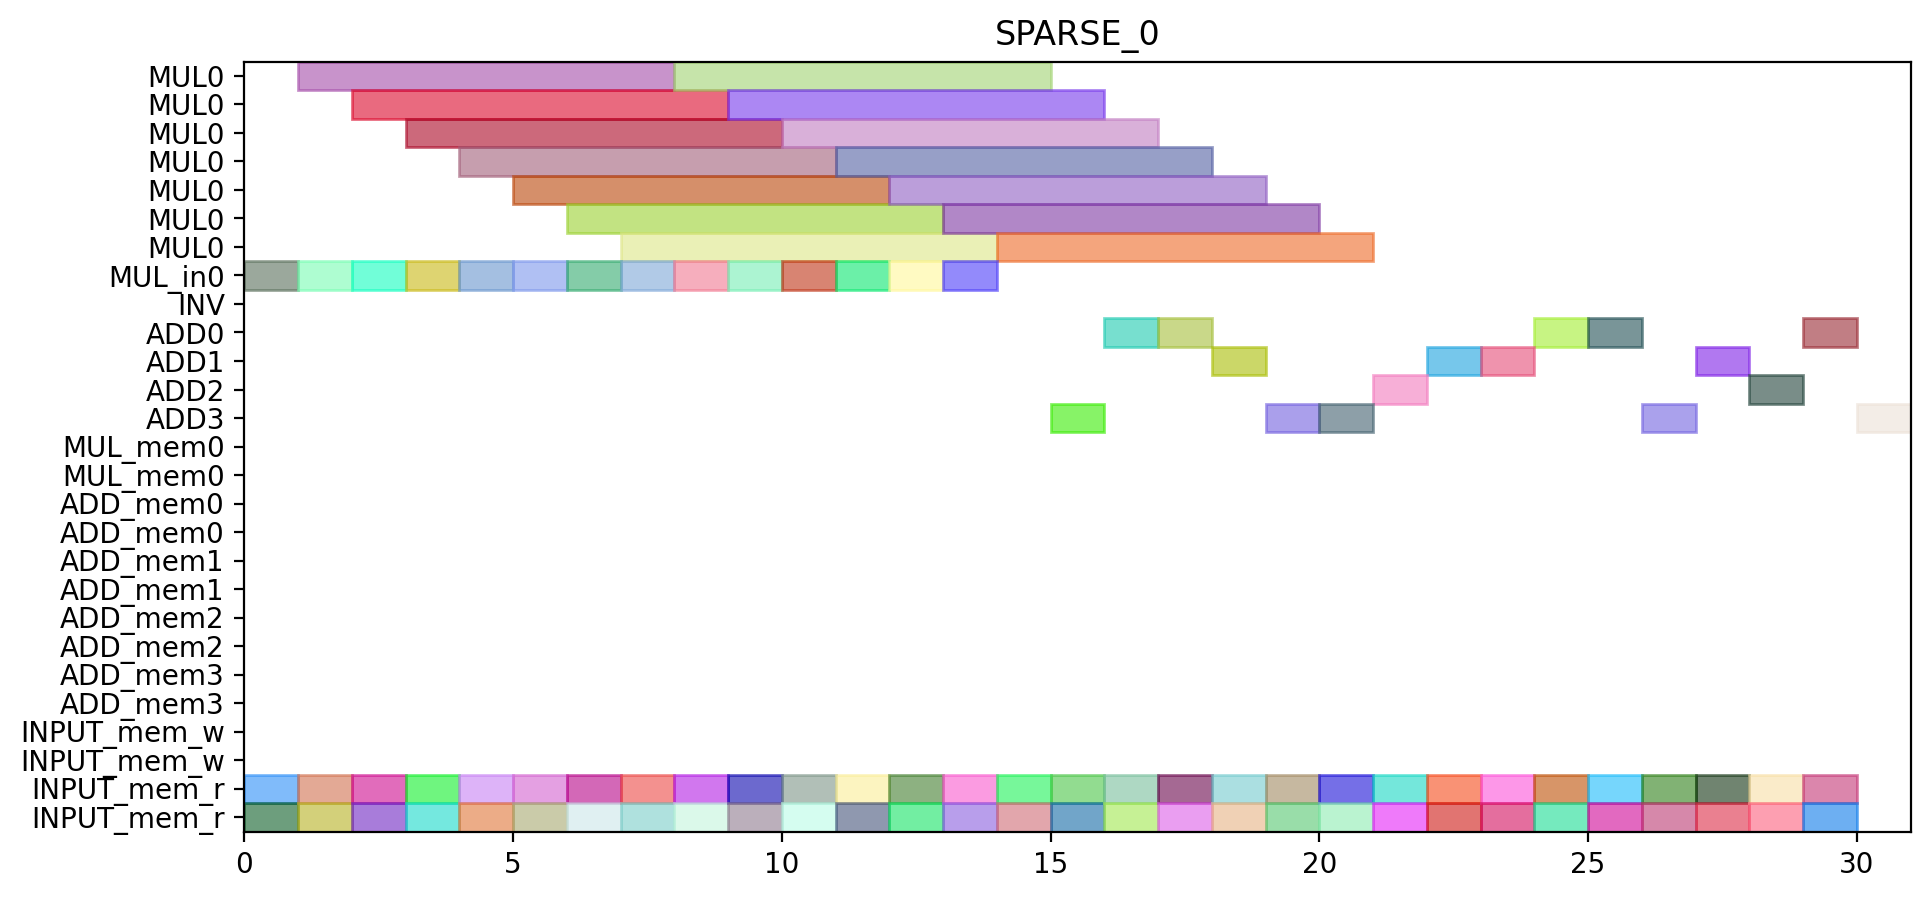

Here is the Python script that generated this plot:
from pyschedule import Scenario, solvers, plotters, alt


def solve():
	horizon = 95
	S = Scenario("SPARSE_0", horizon=horizon)

	# resource
	MUL = S.Resources('MUL', num=1, size=7)
	MUL_in = S.Resources('MUL_in', num=1)
	INV = S.Resource('INV')
	ADD = S.Resources('ADD', num=4, periods=range(1, horizon))
	MUL_mem = S.Resources('MUL_mem', num=1, size=2)
	ADD_mem = S.Resources('ADD_mem', num=4, size=2)
	INPUT_mem_w = S.Resource('INPUT_mem_w', size=2)
	INPUT_mem_r = S.Resource('INPUT_mem_r', size=2)

	# result of previous scheduling

	# new tasks
	t1_t0_in = S.Task('t1_t0_in', length=1, delay_cost=1)
	t1_t0_in += alt(MUL_in)
	t1_t0 = S.Task('t1_t0', length=7, delay_cost=1)
	t1_t0 += alt(MUL)
	S += t1_t0>=t1_t0_in

	t1_t0_mem0 = S.Task('t1_t0_mem0', length=1, delay_cost=1)
	t1_t0_mem0 += INPUT_mem_r
	S += t1_t0_mem0 <= t1_t0

	t1_t0_mem1 = S.Task('t1_t0_mem1', length=1, delay_cost=1)
	t1_t0_mem1 += INPUT_mem_r
	S += t1_t0_mem1 <= t1_t0

	t1_t1_in = S.Task('t1_t1_in', length=1, delay_cost=1)
	t1_t1_in += alt(MUL_in)
	t1_t1 = S.Task('t1_t1', length=7, delay_cost=1)
	t1_t1 += alt(MUL)
	S += t1_t1>=t1_t1_in

	t1_t1_mem0 = S.Task('t1_t1_mem0', length=1, delay_cost=1)
	t1_t1_mem0 += INPUT_mem_r
	S += t1_t1_mem0 <= t1_t1

	t1_t1_mem1 = S.Task('t1_t1_mem1', length=1, delay_cost=1)
	t1_t1_mem1 += INPUT_mem_r
	S += t1_t1_mem1 <= t1_t1

	t1_t2 = S.Task('t1_t2', length=1, delay_cost=1)
	t1_t2 += alt(ADD)

	t1_t2_mem0 = S.Task('t1_t2_mem0', length=1, delay_cost=1)
	t1_t2_mem0 += INPUT_mem_r
	S += t1_t2_mem0 <= t1_t2

	t1_t2_mem1 = S.Task('t1_t2_mem1', length=1, delay_cost=1)
	t1_t2_mem1 += INPUT_mem_r
	S += t1_t2_mem1 <= t1_t2

	t1_t3 = S.Task('t1_t3', length=1, delay_cost=1)
	t1_t3 += alt(ADD)

	t1_t3_mem0 = S.Task('t1_t3_mem0', length=1, delay_cost=1)
	t1_t3_mem0 += INPUT_mem_r
	S += t1_t3_mem0 <= t1_t3

	t1_t3_mem1 = S.Task('t1_t3_mem1', length=1, delay_cost=1)
	t1_t3_mem1 += INPUT_mem_r
	S += t1_t3_mem1 <= t1_t3

	t2_t0_in = S.Task('t2_t0_in', length=1, delay_cost=1)
	t2_t0_in += alt(MUL_in)
	t2_t0 = S.Task('t2_t0', length=7, delay_cost=1)
	t2_t0 += alt(MUL)
	S += t2_t0>=t2_t0_in

	t2_t0_mem0 = S.Task('t2_t0_mem0', length=1, delay_cost=1)
	t2_t0_mem0 += INPUT_mem_r
	S += t2_t0_mem0 <= t2_t0

	t2_t0_mem1 = S.Task('t2_t0_mem1', length=1, delay_cost=1)
	t2_t0_mem1 += INPUT_mem_r
	S += t2_t0_mem1 <= t2_t0

	t2_t1_in = S.Task('t2_t1_in', length=1, delay_cost=1)
	t2_t1_in += alt(MUL_in)
	t2_t1 = S.Task('t2_t1', length=7, delay_cost=1)
	t2_t1 += alt(MUL)
	S += t2_t1>=t2_t1_in

	t2_t1_mem0 = S.Task('t2_t1_mem0', length=1, delay_cost=1)
	t2_t1_mem0 += INPUT_mem_r
	S += t2_t1_mem0 <= t2_t1

	t2_t1_mem1 = S.Task('t2_t1_mem1', length=1, delay_cost=1)
	t2_t1_mem1 += INPUT_mem_r
	S += t2_t1_mem1 <= t2_t1

	t2_t2 = S.Task('t2_t2', length=1, delay_cost=1)
	t2_t2 += alt(ADD)

	t2_t2_mem0 = S.Task('t2_t2_mem0', length=1, delay_cost=1)
	t2_t2_mem0 += INPUT_mem_r
	S += t2_t2_mem0 <= t2_t2

	t2_t2_mem1 = S.Task('t2_t2_mem1', length=1, delay_cost=1)
	t2_t2_mem1 += INPUT_mem_r
	S += t2_t2_mem1 <= t2_t2

	t2_t3 = S.Task('t2_t3', length=1, delay_cost=1)
	t2_t3 += alt(ADD)

	t2_t3_mem0 = S.Task('t2_t3_mem0', length=1, delay_cost=1)
	t2_t3_mem0 += INPUT_mem_r
	S += t2_t3_mem0 <= t2_t3

	t2_t3_mem1 = S.Task('t2_t3_mem1', length=1, delay_cost=1)
	t2_t3_mem1 += INPUT_mem_r
	S += t2_t3_mem1 <= t2_t3

	t0_t0_in = S.Task('t0_t0_in', length=1, delay_cost=1)
	t0_t0_in += alt(MUL_in)
	t0_t0 = S.Task('t0_t0', length=7, delay_cost=1)
	t0_t0 += alt(MUL)
	S += t0_t0>=t0_t0_in

	t0_t0_mem0 = S.Task('t0_t0_mem0', length=1, delay_cost=1)
	t0_t0_mem0 += INPUT_mem_r
	S += t0_t0_mem0 <= t0_t0

	t0_t0_mem1 = S.Task('t0_t0_mem1', length=1, delay_cost=1)
	t0_t0_mem1 += INPUT_mem_r
	S += t0_t0_mem1 <= t0_t0

	t0_t1_in = S.Task('t0_t1_in', length=1, delay_cost=1)
	t0_t1_in += alt(MUL_in)
	t0_t1 = S.Task('t0_t1', length=7, delay_cost=1)
	t0_t1 += alt(MUL)
	S += t0_t1>=t0_t1_in

	t0_t1_mem0 = S.Task('t0_t1_mem0', length=1, delay_cost=1)
	t0_t1_mem0 += INPUT_mem_r
	S += t0_t1_mem0 <= t0_t1

	t0_t1_mem1 = S.Task('t0_t1_mem1', length=1, delay_cost=1)
	t0_t1_mem1 += INPUT_mem_r
	S += t0_t1_mem1 <= t0_t1

	t0_t2 = S.Task('t0_t2', length=1, delay_cost=1)
	t0_t2 += alt(ADD)

	t0_t2_mem0 = S.Task('t0_t2_mem0', length=1, delay_cost=1)
	t0_t2_mem0 += INPUT_mem_r
	S += t0_t2_mem0 <= t0_t2

	t0_t2_mem1 = S.Task('t0_t2_mem1', length=1, delay_cost=1)
	t0_t2_mem1 += INPUT_mem_r
	S += t0_t2_mem1 <= t0_t2

	t0_t3 = S.Task('t0_t3', length=1, delay_cost=1)
	t0_t3 += alt(ADD)

	t0_t3_mem0 = S.Task('t0_t3_mem0', length=1, delay_cost=1)
	t0_t3_mem0 += INPUT_mem_r
	S += t0_t3_mem0 <= t0_t3

	t0_t3_mem1 = S.Task('t0_t3_mem1', length=1, delay_cost=1)
	t0_t3_mem1 += INPUT_mem_r
	S += t0_t3_mem1 <= t0_t3

	t4_t0_t0_in = S.Task('t4_t0_t0_in', length=1, delay_cost=1)
	t4_t0_t0_in += alt(MUL_in)
	t4_t0_t0 = S.Task('t4_t0_t0', length=7, delay_cost=1)
	t4_t0_t0 += alt(MUL)
	S += t4_t0_t0>=t4_t0_t0_in

	t4_t0_t0_mem0 = S.Task('t4_t0_t0_mem0', length=1, delay_cost=1)
	t4_t0_t0_mem0 += INPUT_mem_r
	S += t4_t0_t0_mem0 <= t4_t0_t0

	t4_t0_t0_mem1 = S.Task('t4_t0_t0_mem1', length=1, delay_cost=1)
	t4_t0_t0_mem1 += INPUT_mem_r
	S += t4_t0_t0_mem1 <= t4_t0_t0

	t4_t0_t1_in = S.Task('t4_t0_t1_in', length=1, delay_cost=1)
	t4_t0_t1_in += alt(MUL_in)
	t4_t0_t1 = S.Task('t4_t0_t1', length=7, delay_cost=1)
	t4_t0_t1 += alt(MUL)
	S += t4_t0_t1>=t4_t0_t1_in

	t4_t0_t1_mem0 = S.Task('t4_t0_t1_mem0', length=1, delay_cost=1)
	t4_t0_t1_mem0 += INPUT_mem_r
	S += t4_t0_t1_mem0 <= t4_t0_t1

	t4_t0_t1_mem1 = S.Task('t4_t0_t1_mem1', length=1, delay_cost=1)
	t4_t0_t1_mem1 += INPUT_mem_r
	S += t4_t0_t1_mem1 <= t4_t0_t1

	t4_t0_t2 = S.Task('t4_t0_t2', length=1, delay_cost=1)
	t4_t0_t2 += alt(ADD)

	t4_t0_t2_mem0 = S.Task('t4_t0_t2_mem0', length=1, delay_cost=1)
	t4_t0_t2_mem0 += INPUT_mem_r
	S += t4_t0_t2_mem0 <= t4_t0_t2

	t4_t0_t2_mem1 = S.Task('t4_t0_t2_mem1', length=1, delay_cost=1)
	t4_t0_t2_mem1 += INPUT_mem_r
	S += t4_t0_t2_mem1 <= t4_t0_t2

	t4_t0_t3 = S.Task('t4_t0_t3', length=1, delay_cost=1)
	t4_t0_t3 += alt(ADD)

	t4_t0_t3_mem0 = S.Task('t4_t0_t3_mem0', length=1, delay_cost=1)
	t4_t0_t3_mem0 += INPUT_mem_r
	S += t4_t0_t3_mem0 <= t4_t0_t3

	t4_t0_t3_mem1 = S.Task('t4_t0_t3_mem1', length=1, delay_cost=1)
	t4_t0_t3_mem1 += INPUT_mem_r
	S += t4_t0_t3_mem1 <= t4_t0_t3

	t4_t1_t0_in = S.Task('t4_t1_t0_in', length=1, delay_cost=1)
	t4_t1_t0_in += alt(MUL_in)
	t4_t1_t0 = S.Task('t4_t1_t0', length=7, delay_cost=1)
	t4_t1_t0 += alt(MUL)
	S += t4_t1_t0>=t4_t1_t0_in

	t4_t1_t0_mem0 = S.Task('t4_t1_t0_mem0', length=1, delay_cost=1)
	t4_t1_t0_mem0 += INPUT_mem_r
	S += t4_t1_t0_mem0 <= t4_t1_t0

	t4_t1_t0_mem1 = S.Task('t4_t1_t0_mem1', length=1, delay_cost=1)
	t4_t1_t0_mem1 += INPUT_mem_r
	S += t4_t1_t0_mem1 <= t4_t1_t0

	t4_t1_t1_in = S.Task('t4_t1_t1_in', length=1, delay_cost=1)
	t4_t1_t1_in += alt(MUL_in)
	t4_t1_t1 = S.Task('t4_t1_t1', length=7, delay_cost=1)
	t4_t1_t1 += alt(MUL)
	S += t4_t1_t1>=t4_t1_t1_in

	t4_t1_t1_mem0 = S.Task('t4_t1_t1_mem0', length=1, delay_cost=1)
	t4_t1_t1_mem0 += INPUT_mem_r
	S += t4_t1_t1_mem0 <= t4_t1_t1

	t4_t1_t1_mem1 = S.Task('t4_t1_t1_mem1', length=1, delay_cost=1)
	t4_t1_t1_mem1 += INPUT_mem_r
	S += t4_t1_t1_mem1 <= t4_t1_t1

	t4_t1_t2 = S.Task('t4_t1_t2', length=1, delay_cost=1)
	t4_t1_t2 += alt(ADD)

	t4_t1_t2_mem0 = S.Task('t4_t1_t2_mem0', length=1, delay_cost=1)
	t4_t1_t2_mem0 += INPUT_mem_r
	S += t4_t1_t2_mem0 <= t4_t1_t2

	t4_t1_t2_mem1 = S.Task('t4_t1_t2_mem1', length=1, delay_cost=1)
	t4_t1_t2_mem1 += INPUT_mem_r
	S += t4_t1_t2_mem1 <= t4_t1_t2

	t4_t1_t3 = S.Task('t4_t1_t3', length=1, delay_cost=1)
	t4_t1_t3 += alt(ADD)

	t4_t1_t3_mem0 = S.Task('t4_t1_t3_mem0', length=1, delay_cost=1)
	t4_t1_t3_mem0 += INPUT_mem_r
	S += t4_t1_t3_mem0 <= t4_t1_t3

	t4_t1_t3_mem1 = S.Task('t4_t1_t3_mem1', length=1, delay_cost=1)
	t4_t1_t3_mem1 += INPUT_mem_r
	S += t4_t1_t3_mem1 <= t4_t1_t3

	t4_t2_t0_in = S.Task('t4_t2_t0_in', length=1, delay_cost=1)
	t4_t2_t0_in += alt(MUL_in)
	t4_t2_t0 = S.Task('t4_t2_t0', length=7, delay_cost=1)
	t4_t2_t0 += alt(MUL)
	S += t4_t2_t0>=t4_t2_t0_in

	t4_t2_t0_mem0 = S.Task('t4_t2_t0_mem0', length=1, delay_cost=1)
	t4_t2_t0_mem0 += INPUT_mem_r
	S += t4_t2_t0_mem0 <= t4_t2_t0

	t4_t2_t0_mem1 = S.Task('t4_t2_t0_mem1', length=1, delay_cost=1)
	t4_t2_t0_mem1 += INPUT_mem_r
	S += t4_t2_t0_mem1 <= t4_t2_t0

	t4_t2_t1_in = S.Task('t4_t2_t1_in', length=1, delay_cost=1)
	t4_t2_t1_in += alt(MUL_in)
	t4_t2_t1 = S.Task('t4_t2_t1', length=7, delay_cost=1)
	t4_t2_t1 += alt(MUL)
	S += t4_t2_t1>=t4_t2_t1_in

	t4_t2_t1_mem0 = S.Task('t4_t2_t1_mem0', length=1, delay_cost=1)
	t4_t2_t1_mem0 += INPUT_mem_r
	S += t4_t2_t1_mem0 <= t4_t2_t1

	t4_t2_t1_mem1 = S.Task('t4_t2_t1_mem1', length=1, delay_cost=1)
	t4_t2_t1_mem1 += INPUT_mem_r
	S += t4_t2_t1_mem1 <= t4_t2_t1

	t4_t2_t2 = S.Task('t4_t2_t2', length=1, delay_cost=1)
	t4_t2_t2 += alt(ADD)

	t4_t2_t2_mem0 = S.Task('t4_t2_t2_mem0', length=1, delay_cost=1)
	t4_t2_t2_mem0 += INPUT_mem_r
	S += t4_t2_t2_mem0 <= t4_t2_t2

	t4_t2_t2_mem1 = S.Task('t4_t2_t2_mem1', length=1, delay_cost=1)
	t4_t2_t2_mem1 += INPUT_mem_r
	S += t4_t2_t2_mem1 <= t4_t2_t2

	t4_t2_t3 = S.Task('t4_t2_t3', length=1, delay_cost=1)
	t4_t2_t3 += alt(ADD)

	t4_t2_t3_mem0 = S.Task('t4_t2_t3_mem0', length=1, delay_cost=1)
	t4_t2_t3_mem0 += INPUT_mem_r
	S += t4_t2_t3_mem0 <= t4_t2_t3

	t4_t2_t3_mem1 = S.Task('t4_t2_t3_mem1', length=1, delay_cost=1)
	t4_t2_t3_mem1 += INPUT_mem_r
	S += t4_t2_t3_mem1 <= t4_t2_t3

	t4_t40 = S.Task('t4_t40', length=1, delay_cost=1)
	t4_t40 += alt(ADD)

	t4_t40_mem0 = S.Task('t4_t40_mem0', length=1, delay_cost=1)
	t4_t40_mem0 += INPUT_mem_r
	S += t4_t40_mem0 <= t4_t40

	t4_t40_mem1 = S.Task('t4_t40_mem1', length=1, delay_cost=1)
	t4_t40_mem1 += INPUT_mem_r
	S += t4_t40_mem1 <= t4_t40

	t4_t41 = S.Task('t4_t41', length=1, delay_cost=1)
	t4_t41 += alt(ADD)

	t4_t41_mem0 = S.Task('t4_t41_mem0', length=1, delay_cost=1)
	t4_t41_mem0 += INPUT_mem_r
	S += t4_t41_mem0 <= t4_t41

	t4_t41_mem1 = S.Task('t4_t41_mem1', length=1, delay_cost=1)
	t4_t41_mem1 += INPUT_mem_r
	S += t4_t41_mem1 <= t4_t41

	t4_t50 = S.Task('t4_t50', length=1, delay_cost=1)
	t4_t50 += alt(ADD)

	t4_t50_mem0 = S.Task('t4_t50_mem0', length=1, delay_cost=1)
	t4_t50_mem0 += INPUT_mem_r
	S += t4_t50_mem0 <= t4_t50

	t4_t50_mem1 = S.Task('t4_t50_mem1', length=1, delay_cost=1)
	t4_t50_mem1 += INPUT_mem_r
	S += t4_t50_mem1 <= t4_t50

	t4_t51 = S.Task('t4_t51', length=1, delay_cost=1)
	t4_t51 += alt(ADD)

	t4_t51_mem0 = S.Task('t4_t51_mem0', length=1, delay_cost=1)
	t4_t51_mem0 += INPUT_mem_r
	S += t4_t51_mem0 <= t4_t51

	t4_t51_mem1 = S.Task('t4_t51_mem1', length=1, delay_cost=1)
	t4_t51_mem1 += INPUT_mem_r
	S += t4_t51_mem1 <= t4_t51

	t4_t8_t0_in = S.Task('t4_t8_t0_in', length=1, delay_cost=1)
	t4_t8_t0_in += alt(MUL_in)
	t4_t8_t0 = S.Task('t4_t8_t0', length=7, delay_cost=1)
	t4_t8_t0 += alt(MUL)
	S += t4_t8_t0>=t4_t8_t0_in

	t4_t8_t0_mem0 = S.Task('t4_t8_t0_mem0', length=1, delay_cost=1)
	t4_t8_t0_mem0 += INPUT_mem_r
	S += t4_t8_t0_mem0 <= t4_t8_t0

	t4_t8_t0_mem1 = S.Task('t4_t8_t0_mem1', length=1, delay_cost=1)
	t4_t8_t0_mem1 += INPUT_mem_r
	S += t4_t8_t0_mem1 <= t4_t8_t0

	t4_t8_t1_in = S.Task('t4_t8_t1_in', length=1, delay_cost=1)
	t4_t8_t1_in += alt(MUL_in)
	t4_t8_t1 = S.Task('t4_t8_t1', length=7, delay_cost=1)
	t4_t8_t1 += alt(MUL)
	S += t4_t8_t1>=t4_t8_t1_in

	t4_t8_t1_mem0 = S.Task('t4_t8_t1_mem0', length=1, delay_cost=1)
	t4_t8_t1_mem0 += INPUT_mem_r
	S += t4_t8_t1_mem0 <= t4_t8_t1

	t4_t8_t1_mem1 = S.Task('t4_t8_t1_mem1', length=1, delay_cost=1)
	t4_t8_t1_mem1 += INPUT_mem_r
	S += t4_t8_t1_mem1 <= t4_t8_t1

	solvers.mip.solve(S,msg=1,kind='CPLEX',ratio_gap=1.01)

	solution = [['hoge']*len(S.solution()[1]) for i in range(len(S.solution()))]
	for i in range(len(S.solution())):
		for j in range(len(S.solution()[i])):
			solution[i][j]=str(S.solution()[i][j])
	print(solution)

	cycles = int(solution[-1][3])

	pic_file_name = "/mnt/rose/usr1/fukuda/pairing_automation_design2/bls12-381/scheduling/SPARSE_mul1_add4/SPARSE_0.png"
	if(S.solution() != []):
		plotters.matplotlib.plot(S,img_filename=pic_file_name, vertical_text=True, fig_size=(cycles*0.25+3, 5), show_task_labels=False)

	return solution
